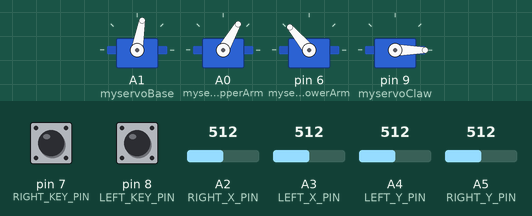
Bench run of a sketch on a simulated Arduino Uno, built with avr-gcc and run on an emulated ATmega328P. On the bench: 4 × servo. The inputs (shaded band) are chosen by the test bench; at power-on: A2 (RIGHT_X_PIN) = 512, A5 (RIGHT_Y_PIN) = 512, A4 (LEFT_Y_PIN) = 512, pin 7 (RIGHT_KEY_PIN) HIGH, pin 8 (LEFT_KEY_PIN) HIGH, A3 (LEFT_X_PIN) = 512. What the sketch prints to the serial monitor is not drawn.

Above: at 3.2 s.
3.3 s: A2 (RIGHT_X_PIN) set to 52
4.8 s: A2 (RIGHT_X_PIN) set to 44
At 4.95 s:
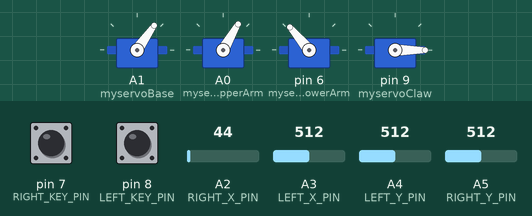
At 5.5 s:
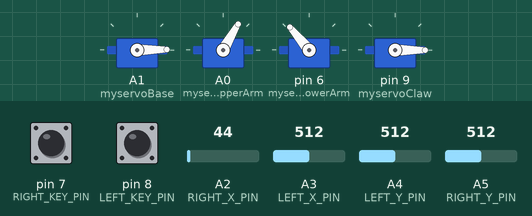
6.7 s: A5 (RIGHT_Y_PIN) set to 53
8.2 s: A5 (RIGHT_Y_PIN) set to 47
At 10.0 s:
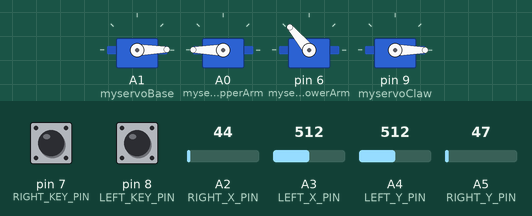
11.2 s: A4 (LEFT_Y_PIN) set to 55
12.7 s: A4 (LEFT_Y_PIN) set to 44
At 14.4 s:
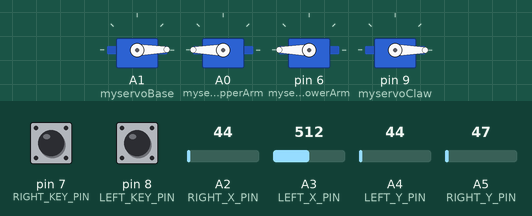
Timing chart, 0 to 15.9 s (numbered marks = the images above; inputs shaded):
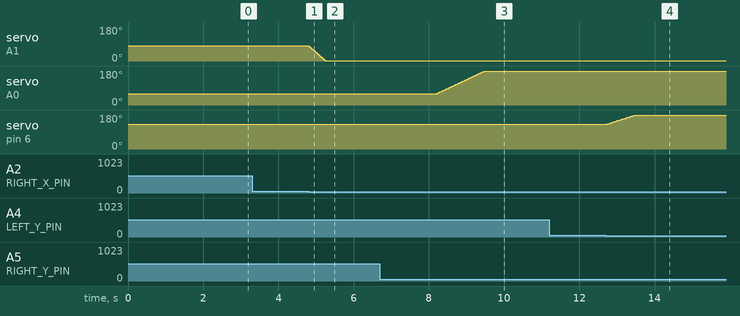

Measured:
- the behaviour switches between 50 and 49 on A2 (RIGHT_X_PIN) (found by bisection; images 0 and 1)
- the behaviour switches between 50 and 49 on A5 (RIGHT_Y_PIN) (found by bisection; images 2 and 3)
- the behaviour switches between 50 and 49 on A4 (LEFT_Y_PIN) (found by bisection; images 3 and 4)
- after the input at 3.3 s, every drawn part: stays the same
- after the input at 4.8 s, servo on A1 (myservoBase): moves from 80° to 1° over 0.44 s, starting at once
- after the input at 6.7 s, every drawn part: stays the same
- after the input at 8.2 s, servo on A0 (myservoUpperArm): moves from 60° to 180° over 1.3 s, starting at once
- after the input at 11.2 s, every drawn part: stays the same
- after the input at 12.7 s, servo on pin 6 (myservoLowerArm): moves from 130° to 180° over 0.77 s, starting at once

The sketch:

final_roboarm_fixver.ino
```cpp
#include <Servo.h>

// ----------------------------------------------------
// 1. 서보 객체 및 핀 정의
// ----------------------------------------------------
Servo myservoBase;      // 서보 1: Base (Turn)
Servo myservoUpperArm;  // 서보 2: Upper Arm
Servo myservoLowerArm;  // 서보 3: Lower Arm
Servo myservoClaw;      // 서보 4: Claw (집게)

// 초기 포즈 각도 설정
int posBase = 80;
int posUpperArm = 60;
int posLowerArm = 130;
int posClaw = 0;        // Claw 초기 각도

// 오른쪽 조이스틱 핀
const int RIGHT_X_PIN = A2;
const int RIGHT_Y_PIN = A5;
const int RIGHT_KEY_PIN = 7; // Z 버튼

// 왼쪽 조이스틱 핀
const int LEFT_X_PIN = A3;
const int LEFT_Y_PIN = A4;
const int LEFT_KEY_PIN = 8;  // Z 버튼

// 조이스틱 값을 저장할 변수
int rightX, rightY, rightKey;
int leftX, leftY, leftKey;

// 토글 기능에 필요한 변수: 버튼 클릭 상태를 추적 (노이즈 방지)
bool isClawToggled = false; // 현재 토글 동작이 진행 중인지 확인

// Claw의 최소/최대 각도 상수로 정의
const int CLAW_CLOSED_POS = 2;   // 완전히 닫힌 각도
const int CLAW_OPEN_POS = 108;   // 완전히 열린 각도

// ----------------------------------------------------
// 2. Setup 함수: 초기화 및 서보 연결
// ----------------------------------------------------
void setup()
{
    // 서보 핀 연결
    myservoBase.attach(A1);
    myservoUpperArm.attach(A0);
    myservoLowerArm.attach(6);
    myservoClaw.attach(9);

    // 조이스틱 키(버튼) 핀 설정
    pinMode(RIGHT_KEY_PIN, INPUT_PULLUP);
    pinMode(LEFT_KEY_PIN, INPUT_PULLUP);

    Serial.begin(9600);
    Serial.println("Robot Arm Control System Ready with Click Toggle.");

    // 초기 포즈 설정
    myservoBase.write(posBase);
    myservoUpperArm.write(posUpperArm);
    myservoLowerArm.write(posLowerArm);
    myservoClaw.write(posClaw);

    delay(2000);
}

// ----------------------------------------------------
// 3. Loop 함수: 지속적인 입력 감지 및 제어
// ----------------------------------------------------
void loop()
{
    // 1. 조이스틱 값 읽기
    rightX = analogRead(RIGHT_X_PIN);
    rightY = analogRead(RIGHT_Y_PIN);
    rightKey = digitalRead(RIGHT_KEY_PIN); // 눌리지 않음: HIGH, 눌림: LOW

    leftX = analogRead(LEFT_X_PIN);
    leftY = analogRead(LEFT_Y_PIN);
    leftKey = digitalRead(LEFT_KEY_PIN); // 눌리지 않음: HIGH, 눌림: LOW

    // 2. 서보 제어 함수 호출
    controlClaw();     // 집게 제어 (토글 기능 포함)
    controlBase();     // 턴 제어
    controlUpperArm(); // 상완 제어
    controlLowerArm(); // 하완 제어
}

// ----------------------------------------------------
// 4. 제어 로직 함수 구현
// ----------------------------------------------------

/**
 * @brief 서보 4 (집게/Claw) 제어 로직: X축 및 클릭 토글
 */
void controlClaw()
{
    // 현재 서보가 움직이고 있는지 확인 (X축 제어의 delay(5) 여부를 판단하는 변수)
    bool isOperating = false;

    // =========================================================
    // A. 조이스틱 클릭(Z축) 토글 기능 처리
    // =========================================================
    // leftKey는 INPUT_PULLUP이므로, 눌렸을 때 (LOW)입니다.
    if (leftKey == LOW) {
        if (!isClawToggled) { // 버튼을 누르는 순간 (한 번의 클릭)에만 실행

            int targetPos;

            // 1. 완전히 닫혀 있으면 (2도) -> 연다 (108도)
            if (posClaw <= CLAW_CLOSED_POS + 1) {
                targetPos = CLAW_OPEN_POS;
            }
            // 2. 완전히 열려 있으면 (108도) -> 닫는다 (2도)
            else if (posClaw >= CLAW_OPEN_POS - 1) {
                targetPos = CLAW_CLOSED_POS;
            }
            // 3. 애매하게 열려 있으면 -> 닫는다 (요구사항)
            else {
                targetPos = CLAW_CLOSED_POS;
            }

            // 토글 목표 위치로 즉시 이동
            posClaw = targetPos;
            isClawToggled = true;

            myservoClaw.write(posClaw);
            return; // 토글 클릭 시 X축 로직은 무시하고 바로 루프를 종료합니다.
        }
    } else {
        // 버튼에서 손을 떼면 isClawToggled 초기화
        isClawToggled = false;
    }

    // =========================================================
    // B. 조이스틱 X축 제어 (점진적인 열기/닫기)
    // =========================================================

    // 왼쪽 조이스틱을 왼쪽으로 밀면 집게 열림 (값 > 1000)
    if (leftX > 1000)
    {
        posClaw += 8; // 열림 속도
        if (posClaw > CLAW_OPEN_POS) {
            posClaw = CLAW_OPEN_POS; // 최대 각도 제한
        }
        isOperating = true;
    }
    // 왼쪽 조이스틱을 오른쪽으로 밀면 집게 닫힘 (값 < 50)
    else if (leftX < 50)
    {
        posClaw -= 2; // 닫힘 속도
        if (posClaw < CLAW_CLOSED_POS) {
            posClaw = CLAW_CLOSED_POS; // 최소 각도 제한
        }
        isOperating = true;
    }

    // X축 조작에 따른 서보 명령 전송
    if (isOperating) {
        myservoClaw.write(posClaw);
        delay(5); // 동작 중 부드러움을 위한 딜레이
    }
}

/**
 * @brief 서보 1 (베이스/Turn) 제어 로직
 * @note 오른쪽 조이스틱 X축 사용
 */
void controlBase()
{
    // 오른쪽 조이스틱을 오른쪽으로 밀면 턴 오른쪽 (값 < 50)
    if (rightX < 50)
    {
        posBase -= 1;
        if (posBase < 1) {
            posBase = 1; // 최소 각도 제한
        }
    }
    // 오른쪽 조이스틱을 왼쪽으로 밀면 턴 왼쪽 (값 > 1000)
    else if (rightX > 1000)
    {
        posBase += 1;
        if (posBase > 180) {
            posBase = 180; // 최대 각도 제한
        }
    }

    myservoBase.write(posBase);
    if (rightX < 50 || rightX > 1000) {
        delay(5); // 동작 중 부드러움을 위한 딜레이
    }
}

/**
 * @brief 서보 2 (상완/Upper Arm) 제어 로직
 * @note 오른쪽 조이스틱 Y축 사용
 */
void controlUpperArm()
{
    // 오른쪽 조이스틱을 위로 밀면 상완 상승 (값 > 1000)
    if (rightY > 1000)
    {
        posUpperArm -= 1;
        if (posUpperArm < 0) {
            posUpperArm = 0; // 최대 상승 각도 제한
        }
    }
    // 오른쪽 조이스틱을 아래로 밀면 상완 하강 (값 < 50)
    else if (rightY < 50)
    {
        posUpperArm += 1;
        if (posUpperArm > 180) {
            posUpperArm = 180; // 최대 하강 각도 제한
        }
    }

    myservoUpperArm.write(posUpperArm);
    if (rightY > 1000 || rightY < 50) {
        delay(5); // 동작 중 부드러움을 위한 딜레이
    }
}

/**
 * @brief 서보 3 (하완/Lower Arm) 제어 로직
 * @note 왼쪽 조이스틱 Y축 사용
 */
void controlLowerArm()
{
    // 왼쪽 조이스틱을 위로 밀면 하완 펴기 (값 < 50)
    if (leftY < 50)
    {
        posLowerArm += 1;
        if (posLowerArm > 180) {
            posLowerArm = 180; // 최대 펼침 각도 제한
        }
    }
    // 왼쪽 조이스틱을 아래로 밀면 하완 접기 (값 > 1000)
    else if (leftY > 1000)
    {
        posLowerArm -= 1;
        if (posLowerArm < 35) {
            posLowerArm = 35; // 최대 접힘 각도 제한
        }
    }

    myservoLowerArm.write(posLowerArm);
    if (leftY < 50 || leftY > 1000) {
        delay(5); // 동작 중 부드러움을 위한 딜레이
    }
}
```
